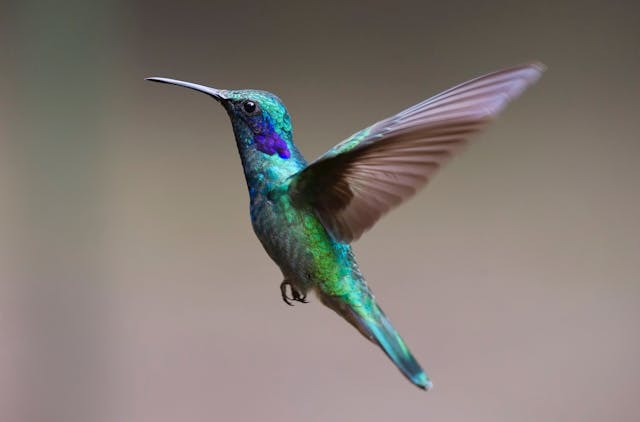
#> input picture img.jpg, 640 x 422 px
$ python ejer-5.py
#> lines starting #> are read from the running program, lines starting #| are printed output that depends on the picture; after the words box and inside, x2 and y2 are one past the last pixel; in counts of white or black regions, pixels touching at a corner belong together
import cv2

def detect_contours(image_path):
    # Load the image
#> called with image_path = 'img.jpg'
    image = cv2.imread(image_path)
#> image is the input picture: shape (422, 640, 3); mean B, G, R 116.3, 121.9, 130.2
    if image is None:
        print("Error: Unable to load image.")
        return

    # Convert the image to grayscale
    gray = cv2.cvtColor(image, cv2.COLOR_BGR2GRAY)
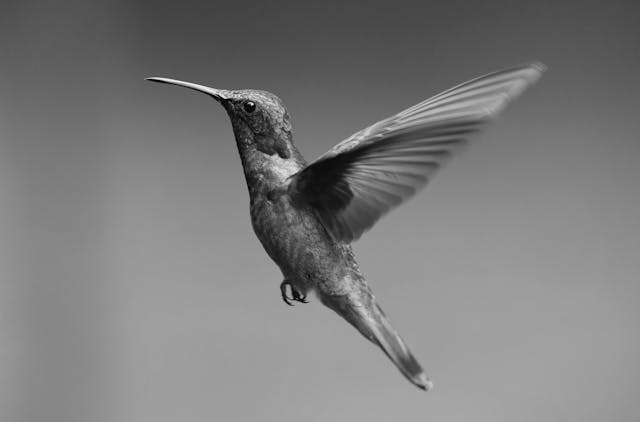
#> gray: shape (422, 640); min 0, max 246, mean 123.8

    # Apply a threshold to get a binary image
    _, binary = cv2.threshold(gray, 127, 255, cv2.THRESH_BINARY)
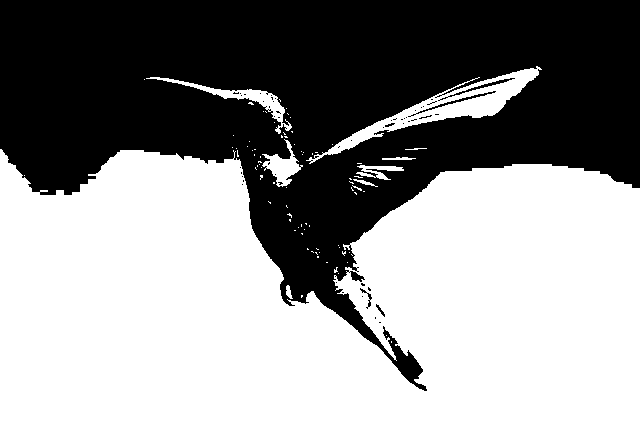
#> binary: shape (422, 640); 56.2% white; 53 black regions (47 under 20 px)

    # Find contours
    contours, _ = cv2.findContours(binary, cv2.RETR_EXTERNAL, cv2.CHAIN_APPROX_SIMPLE)
#> contours = 85 contours, 77 with area under 20; largest, box (x1, y1, x2, y2) and area: (0, 149, 640, 422) 144046, (306, 66, 542, 164) 4238, (146, 77, 292, 134) 979, (262, 139, 303, 187) 679, (356, 165, 404, 180) 220, (286, 285, 293, 299) 42, (382, 157, 416, 160) 40, (353, 179, 378, 187) 34

    # Draw contours on the original image
    cv2.drawContours(image, contours, -1, (0, 255, 0), 2)  # Green color, thickness of 2
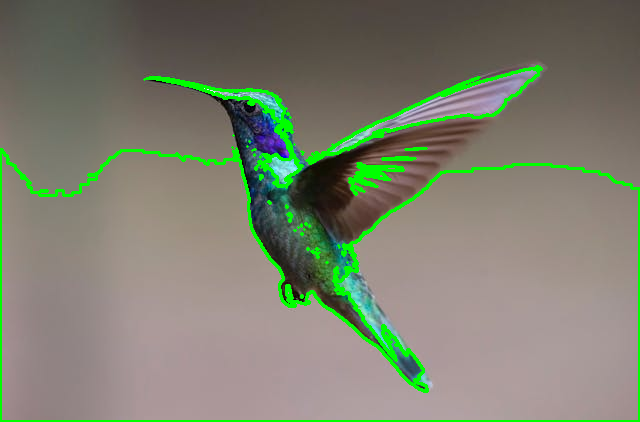
#> image: shape (422, 640, 3); 4.72% of pixels changed, all inside (x1, y1, x2, y2) = (0, 65, 640, 422)

    # Display the original image with contours
    cv2.imshow("Contours", image)
    cv2.waitKey(0)
    cv2.destroyAllWindows()

# Example usage
if __name__ == "__main__":
    detect_contours("img.jpg")  # Replace with your image path
